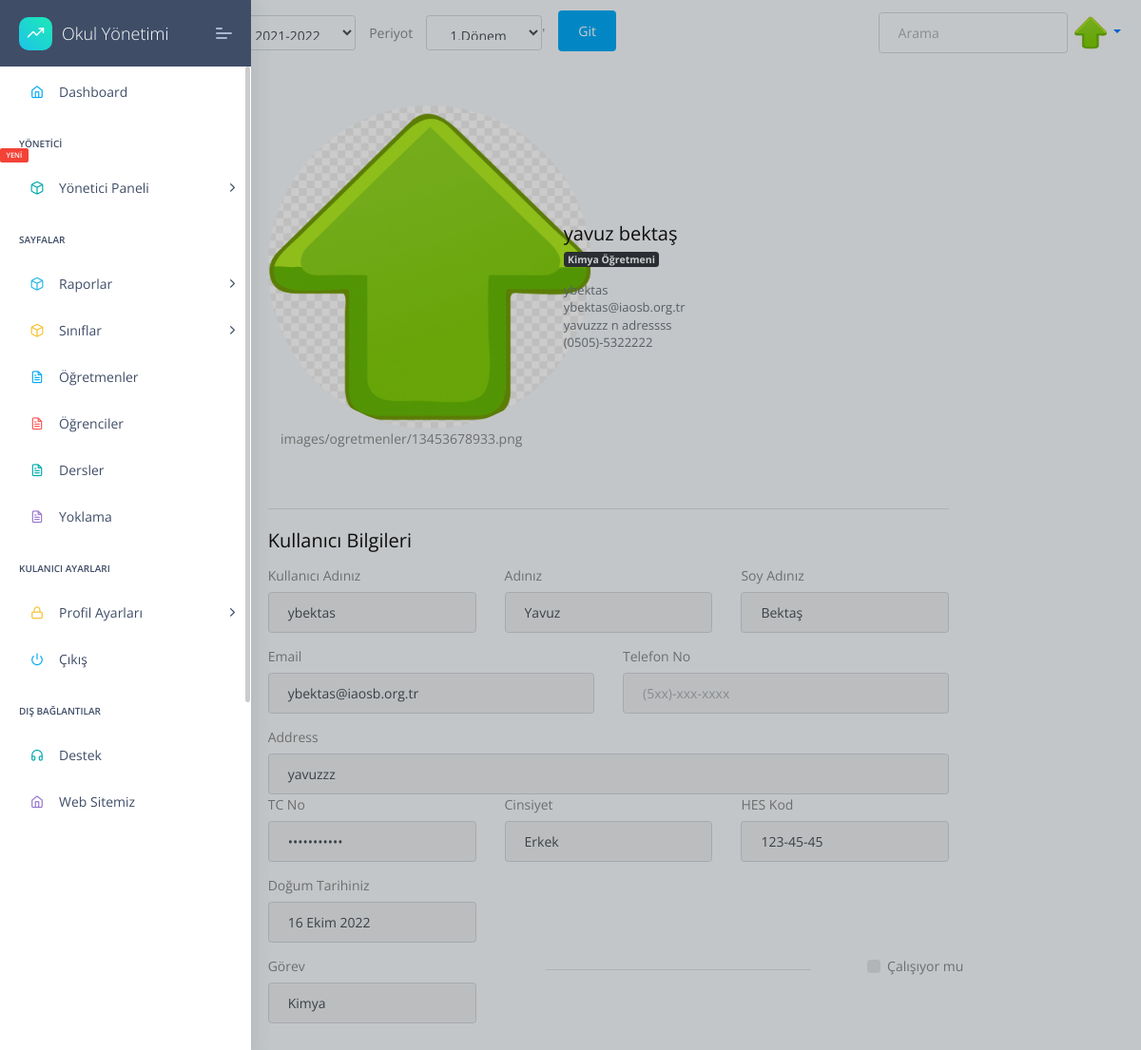
Screenshot of /view/5 (signed in) with the database file from the repository.
### apps/home/models.py (models this page shows, shortened)
class Profil(models.Model):
    user=models.OneToOneField(User,on_delete=models.CASCADE,related_name="user")
    TC=models.CharField(max_length=11,unique=True,validators=[validateEven],blank=True,null=True)# regex eklenecek, validasyon yapilacak
    image=models.ImageField(upload_to=upload_location,blank=True,null=True,default='images/person.png')
    job=models.ForeignKey(JobsTable,on_delete=models.CASCADE,unique=False,blank=True,null=True)
    phone=models.CharField(validators=[validatePhone], max_length=17, blank=True,default="05",null=True,unique=False) # regex eklenecek, validasyon yapilacak
    adress=models.TextField(max_length=100,unique=False,blank=True,null=True)
    isWorking=models.BooleanField(default=True,unique=False,blank=True,null=True)
    HESCode=models.CharField(max_length=12,unique=True,validators=[validateHesCode],blank=True,null=True)
    birthdate=models.DateField(("Doğum Tarihiniz"), auto_now=False, auto_now_add=False,unique=False,blank=True,null=True)
    sexualChoice=(('Kız','Kız'),
              ('Erkek','Erkek'),
              ('Diger','Diğer'),
    )
    gender=CharField(max_length=10 ,choices=sexualChoice,unique=False,blank=True,null=True)

class JobsTable(models.Model):
    name=models.CharField(max_length=50,default="",)

### apps/home/views.py (the view)
# urls.py: path('view/<int:pk>', views.profilView, name='users-view'),
@login_required(login_url="/login/")
def profilView(request,pk=None):
    detail = Profil.objects.get(id=pk)
    context={
        'detail':detail,
        'media_url':settings.MEDIA_URL,
        'sessions':sessions,"periods":periods,'all_class_levels':all_class_levels
        }
    return render(request, "home/profilView.html", context)

### apps/home/models.py (called while the page is built)
    def __str__(self):
      return self.session

    def __str__(self):
      return self.period

### apps/templates/home/profilView.html (shortened to what this page needs)
{% extends "layouts/base.html" %}
{% block content %}
<div class="container">
  <div class="row justify-content-center">
    <div class="col-12 col-lg-10 col-xl-8 mx-auto">
      <div class="my-4">
        <form method="POST">
          <div class="row mt-5 align-items-center">
            <div class="col-md-5 text-center mb-5">
              <div class="avatar avatar-xl">
                <img src="{{detail.image.url}}" alt="..." class="avatar-img rounded-circle" width="340" height="340" />
                {{detail.image}}
              </div>
            </div>
            <div class="col">
              <div class="row align-items-center">
                <div class="col-md-7">
                  <h4 class="mb-1">{{detail.user.first_name}} {{detail.user.last_name}}</h4>
                  <p class="medium mb-3"><span class="badge badge-dark">{{detail.job.name}}</span></p>
                </div>
              </div>
              <div class="row mb-4">
                <div class="col">
                  <p class="small mb-0 text-muted">{{detail.user.username}}</p>
                  <p class="small mb-0 text-muted">{{detail.user.email}}</p>
                  <p class="small mb-0 text-muted">{{detail.adress}}</p>
                  <p class="small mb-0 text-muted">{{detail.phone}}</p>
                </div>
              </div>
            </div>
          </div>
          <hr class="my-4" />
          <div class="row">
            <div class="col-md-12 order-md-1">
              <h4 class="mb-3">Kullanıcı Bilgileri </h4>
              <form class="needs-validation" novalidate="" action="POST">
                <div class="row">
                  <div class="col-md-4 mb-3">
                    <label for="username">Kullanıcı Adınız</label>
                    <div class="input-group">
                      <input readonly type="text" class="form-control" id="username" placeholder="Username" required=""
                        value={{detail.user.username}}>
                    </div>
                  </div>
                  <div class="col-md-4 mb-3">
                    <label for="firstName">Adınız</label>
                    <input readonly type="text" class="form-control" id="firstName" placeholder=""
                      value="{{detail.user.first_name |capfirst}}" required="">
                  </div>
                  <div class="col-md-4 mb-3">
                    <label for="lastName">Soy Adınız</label>
                    <input readonly type="text" class="form-control" id="lastName" placeholder=""
                      value="{{detail.user.last_name|capfirst}}" required="">
                  </div>
                </div>
                <div class="row">
                  <div class="col-md-6 mb-3">
                    <label for="email">Email </label>
                    <input readonly type="email" class="form-control" id="email" placeholder="you@example.com"
                      value={{detail.user.email}}>
                  </div>
                  <div class="col-md-6 mb-3">
                    <label for="phone">Telefon No </label>
                    <input readonly type="phone" class="form-control" id="phone" placeholder="(5xx)-xxx-xxxx"
                      value={{detail.user.phone}}>
                  </div>
                </div>
                <div class="row">
                  <div class="col-md-12">
                    <label for="address">Address</label>
                    <input readonly type="text" class="form-control" id="address" placeholder="1234 Main St" required=""
                      value={{detail.adress}}>
                  </div>
                </div>
                <div class="row">
                  <div class="col-md-4 mb-3">
                    <label for="TCnumber">TC No</label>
                    <input readonly type="password" class="form-control" id="TCnumber" placeholder="___________"
                      value="{{detail.TC}}" required="">
                  </div>
                  <div class="col-md-4 mb-3">
                    <label for="gender">Cinsiyet</label>
                    <input readonly type="text" class="form-control" id="gender" placeholder=""
                      value="{{detail.gender}}" required="">
                  </div>
                  <div class="col-md-4 mb-3">
                    <label for="hescode">HES Kod</label>
                    <input readonly type="text" class="form-control" id="hescode" placeholder="____-____-_"
                      value="{{detail.HESCode}}" required="">
                  </div>
                  <div class="col-md-4 mb-3">
                    <label readonly for="birthday">Doğum Tarihiniz</label>
                    <div class="input-group">
                      <input readonly type="text" class="form-control" id="Test_DatetimeLocal"
                        placeholder="Doğum Tarihiniz" required="" value="{{detail.birthdate}}">
                    </div>
                  </div>
                </div>
                <div class="row">
                  <div class="col-md-4  mb-3">
                    <label for="job">Görev</label>
                    <input readonly type="text" class="form-control" id="job" placeholder="" value={{detail.job.name}}>
                  </div>
                  <hr class="col-md-4 mb-4">
                  <div class="custom-control custom-checkbox">
                    <label class="custom-control-label" for="isWorking">Çalışıyor mu </label>
                  </div>
                </div>
              </form>
            </div>
          </div>
        </form>
      </div>
    </div>
  </div>
</div>
{% endblock content %}

### apps/templates/includes/navigation.html (shortened to what this page needs)
<nav  class="navbar navbar-expand-lg ">
  <div class="collapse navbar-collapse ">
  <div class="collapse navbar-collapse" id="navbarsExample03">
    <ul class="navbar-nav mr-auto">
      <li class="text-black">
        <a class="nav-link" href="#">Anasayfa<span class="sr-only">(current)</span></a>
      </li>
      <form class="form-inline my-2 my-md-0"  method="GET" >
      <li class="text-black align-middle mx-3">
        <label for="session">Dönem</label>
      </li>
      <li class="nav-item select">
        <select id="sessionID" class="form-control" name="sessionID">-->
          {% for session in sessions %}
          <option value="{{ session }}">{{ session }}</option>
          {% endfor %}
        </select>
      </li>
      <li class="text-black mx-3">
        <label for="session">Periyot</label>
      </li>
      <li class="nav-item select">
        <select id="periodID" class="form-control" name="periodID">-->
          {% for period in periods %}
          <option value="{{ period }}">{{ period }}</option>
          {% endfor %}
        </select>
      </li>'
      <button  type="submit" class="btn btn-primary mx-3" >Git</button>
    </form>
    </ul>
    <form class="form-inline my-2 my-md-0">
      <input class="form-control" type="text" placeholder="Arama">
    </form>
    <ul class="nav navbar-nav navbar-right">
      <li class="nav-item dropdown">
      <a class="nav-link dropdown-toggle" href="" id="dropdown01" data-toggle="dropdown" aria-haspopup="true" aria-expanded="false">
      {% if user.user.image.ogretmenler %}
      <img
        src="/media/{{user.user.image.ogretmenler}}"
        class="rounded-circle z-depth-0"
        alt="avatar image"
        height="35"
      />
      {% else %}
      <img
        src="/media/{{user.user.image}}"
        class="rounded-circle z-depth-0"
        alt="avatar image"
        height="35"
      >
      {% endif %}
      </a>
      </li>
    </ul>
  </div>
</div>
</nav>

### rows the page displays
Profil: image (picture), image "images/ogretmenler/13453678933.png", user.first_name "yavuz", user.last_name "bektaş", job.name "Kimya Öğretmeni", user.username "ybektas", user.email "ybektas@iaosb.org.tr", adress "yavuzzz n adressss", phone "(0505)-5322222", user.first_name "Yavuz", user.last_name "Bektaş", gender "Erkek", HESCode "123-45-45", birthdate "16 Ekim 2022"

### other values shown
form field sessionID "2021-2022"
form field periodID "1.Dönem"
